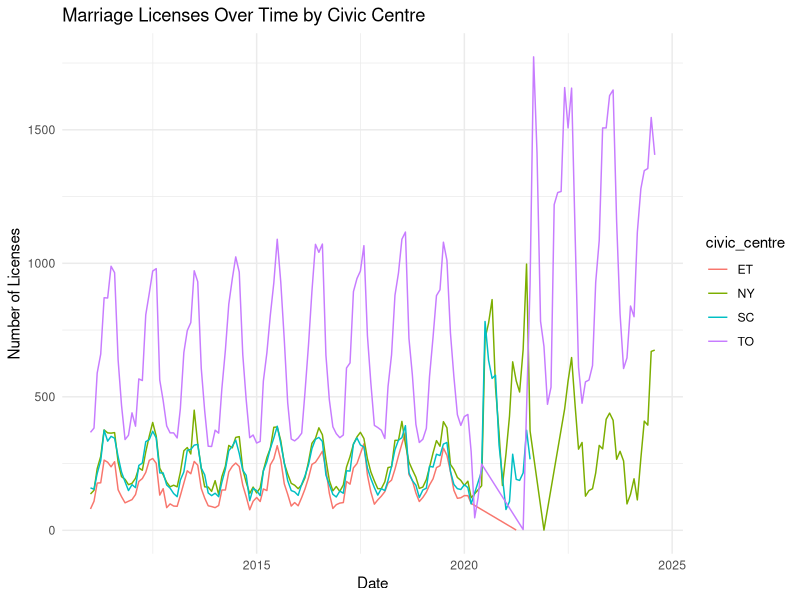

Here is the R script that generated this plot:
## ---- chunk 1
#| include: false
#| warning: false
#| message: false

library(tidyverse) 
library(ggplot2)
## ---- chunk 2
#| label: fig-marli
#| fig-cap: Graph of Marriage Licences Over Time
#| echo: false

cleaned_data <-
  read_csv(here::here("data/analysis_data/cleaned_marriage_licences.csv"))

ggplot(cleaned_data, aes(x = date, y = marriage_licenses, color = civic_centre)) +
  geom_line() +
  labs(title = "Marriage Licenses Over Time by Civic Centre", x = "Date", y = "Number of Licenses") +
  theme_minimal()

